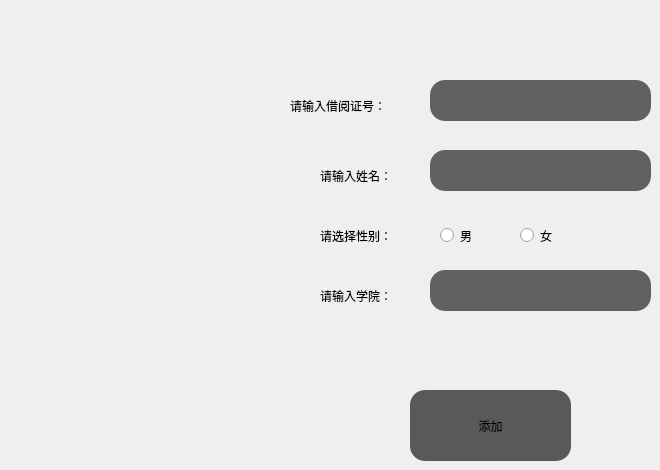
      <widget class="QWidget" name="tab_26">
       <attribute name="title">
        <string>添加</string>
       </attribute>
       <widget class="QPushButton" name="pushButton_34">
        <property name="geometry">
         <rect>
          <x>410</x>
          <y>390</y>
          <width>161</width>
          <height>71</height>
         </rect>
        </property>
        <property name="layoutDirection">
         <enum>Qt::LeftToRight</enum>
        </property>
        <property name="styleSheet">
         <string notr="true">QPushButton{
    border-top-left-radius:15px;
    background-color: rgb(89, 89, 89);
    border-top-right-radius:15px;
    border-bottom-right-radius:15px;
    border-bottom-left-radius:15px;
    }
QPushButton:hover{
    
	background-color: rgb(104, 104, 104);
    }</string>
        </property>
        <property name="text">
         <string>添加</string>
        </property>
       </widget>
       <widget class="QLabel" name="label_69">
        <property name="geometry">
         <rect>
          <x>290</x>
          <y>90</y>
          <width>151</width>
          <height>31</height>
         </rect>
        </property>
        <property name="styleSheet">
         <string notr="true">font: 10pt &quot;苹方-简&quot;;</string>
        </property>
        <property name="text">
         <string>请输入借阅证号：</string>
        </property>
       </widget>
       <widget class="QLineEdit" name="lineEdit_55">
        <property name="geometry">
         <rect>
          <x>430</x>
          <y>80</y>
          <width>221</width>
          <height>41</height>
         </rect>
        </property>
        <property name="styleSheet">
         <string notr="true">background-color: rgb(97, 97, 97);
border-top-left-radius:15px;
border-top-right-radius:15px;
border-bottom-right-radius:15px;
border-bottom-left-radius:15px;</string>
        </property>
       </widget>
       <widget class="QLabel" name="label_70">
        <property name="geometry">
         <rect>
          <x>320</x>
          <y>160</y>
          <width>121</width>
          <height>31</height>
         </rect>
        </property>
        <property name="layoutDirection">
         <enum>Qt::LeftToRight</enum>
        </property>
        <property name="styleSheet">
         <string notr="true">font: 10pt &quot;苹方-简&quot;;</string>
        </property>
        <property name="text">
         <string>请输入姓名：</string>
        </property>
        <property name="textFormat">
         <enum>Qt::AutoText</enum>
        </property>
       </widget>
       <widget class="QLineEdit" name="lineEdit_56">
        <property name="geometry">
         <rect>
          <x>430</x>
          <y>150</y>
          <width>221</width>
          <height>41</height>
         </rect>
        </property>
        <property name="styleSheet">
         <string notr="true">background-color: rgb(97, 97, 97);
border-top-left-radius:15px;
border-top-right-radius:15px;
border-bottom-right-radius:15px;
border-bottom-left-radius:15px;</string>
        </property>
       </widget>
       <widget class="QLabel" name="label_71">
        <property name="geometry">
         <rect>
          <x>320</x>
          <y>280</y>
          <width>131</width>
          <height>31</height>
         </rect>
        </property>
        <property name="styleSheet">
         <string notr="true">font: 10pt &quot;苹方-简&quot;;</string>
        </property>
        <property name="text">
         <string>请输入学院：</string>
        </property>
       </widget>
       <widget class="QLineEdit" name="lineEdit_57">
        <property name="geometry">
         <rect>
          <x>430</x>
          <y>270</y>
          <width>221</width>
          <height>41</height>
         </rect>
        </property>
        <property name="styleSheet">
         <string notr="true">background-color: rgb(97, 97, 97);
border-top-left-radius:15px;
border-top-right-radius:15px;
border-bottom-right-radius:15px;
border-bottom-left-radius:15px;</string>
        </property>
        <property name="text">
         <string/>
        </property>
       </widget>
       <widget class="QRadioButton" name="radioButton_25">
        <property name="geometry">
         <rect>
          <x>440</x>
          <y>220</y>
          <width>61</width>
          <height>31</height>
         </rect>
        </property>
        <property name="styleSheet">
         <string notr="true">font: 10pt &quot;苹方-简&quot;;</string>
        </property>
        <property name="text">
         <string>男</string>
        </property>
       </widget>
       <widget class="QRadioButton" name="radioButton_26">
        <property name="geometry">
         <rect>
          <x>520</x>
          <y>220</y>
          <width>61</width>
          <height>31</height>
         </rect>
        </property>
        <property name="styleSheet">
         <string notr="true">font: 10pt &quot;苹方-简&quot;;</string>
        </property>
        <property name="text">
         <string>女</string>
        </property>
       </widget>
       <widget class="QLabel" name="label_72">
        <property name="geometry">
         <rect>
          <x>320</x>
          <y>220</y>
          <width>151</width>
          <height>31</height>
         </rect>
        </property>
        <property name="styleSheet">
         <string notr="true">font: 10pt &quot;苹方-简&quot;;</string>
        </property>
        <property name="text">
         <string>请选择性别：</string>
        </property>
       </widget>
       <zorder>pushButton_34</zorder>
       <zorder>label_69</zorder>
       <zorder>lineEdit_55</zorder>
       <zorder>label_70</zorder>
       <zorder>lineEdit_56</zorder>
       <zorder>label_71</zorder>
       <zorder>lineEdit_57</zorder>
       <zorder>radioButton_26</zorder>
       <zorder>label_72</zorder>
       <zorder>radioButton_25</zorder>
      </widget>
